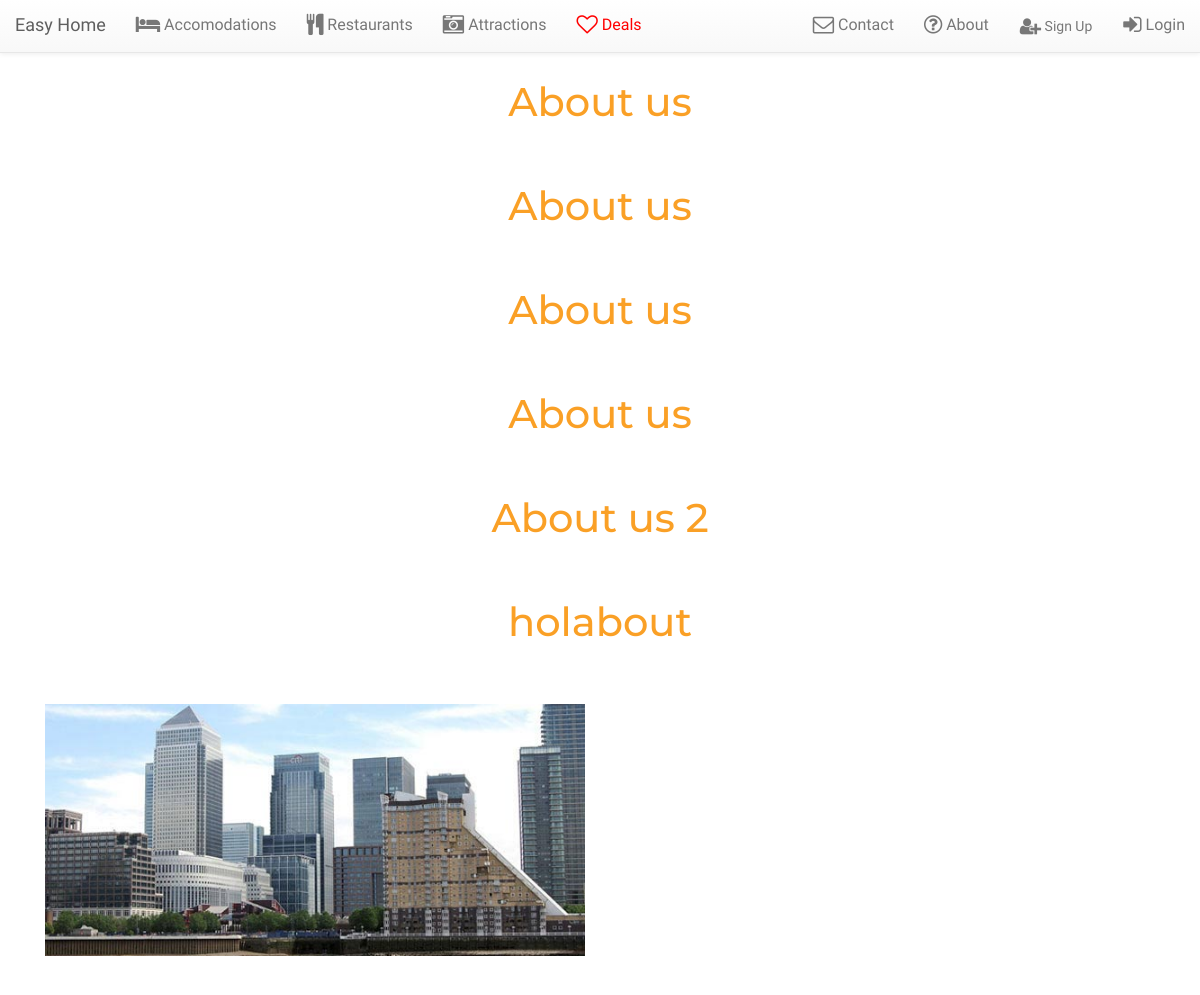
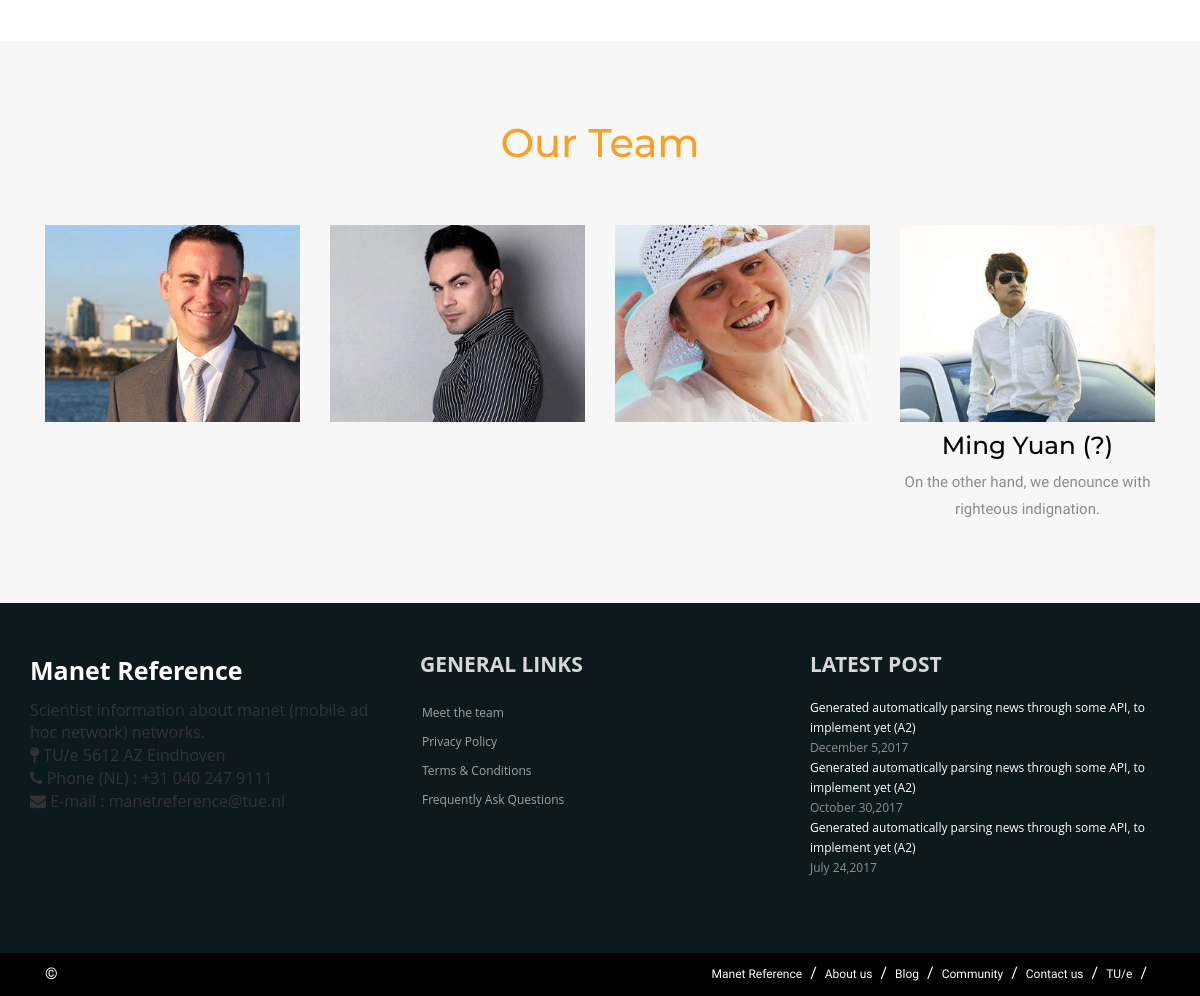
The app's page /about, older data (2 pictures, top to bottom).
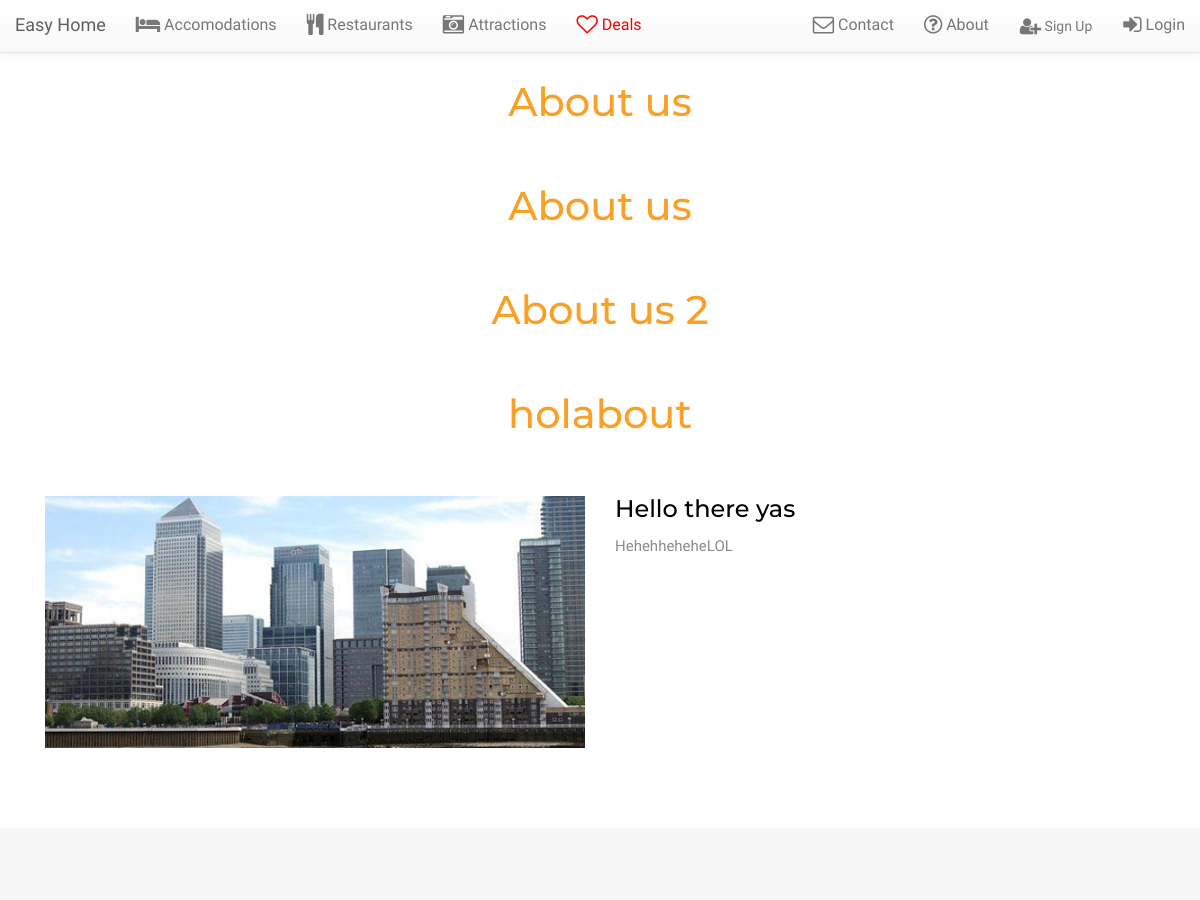
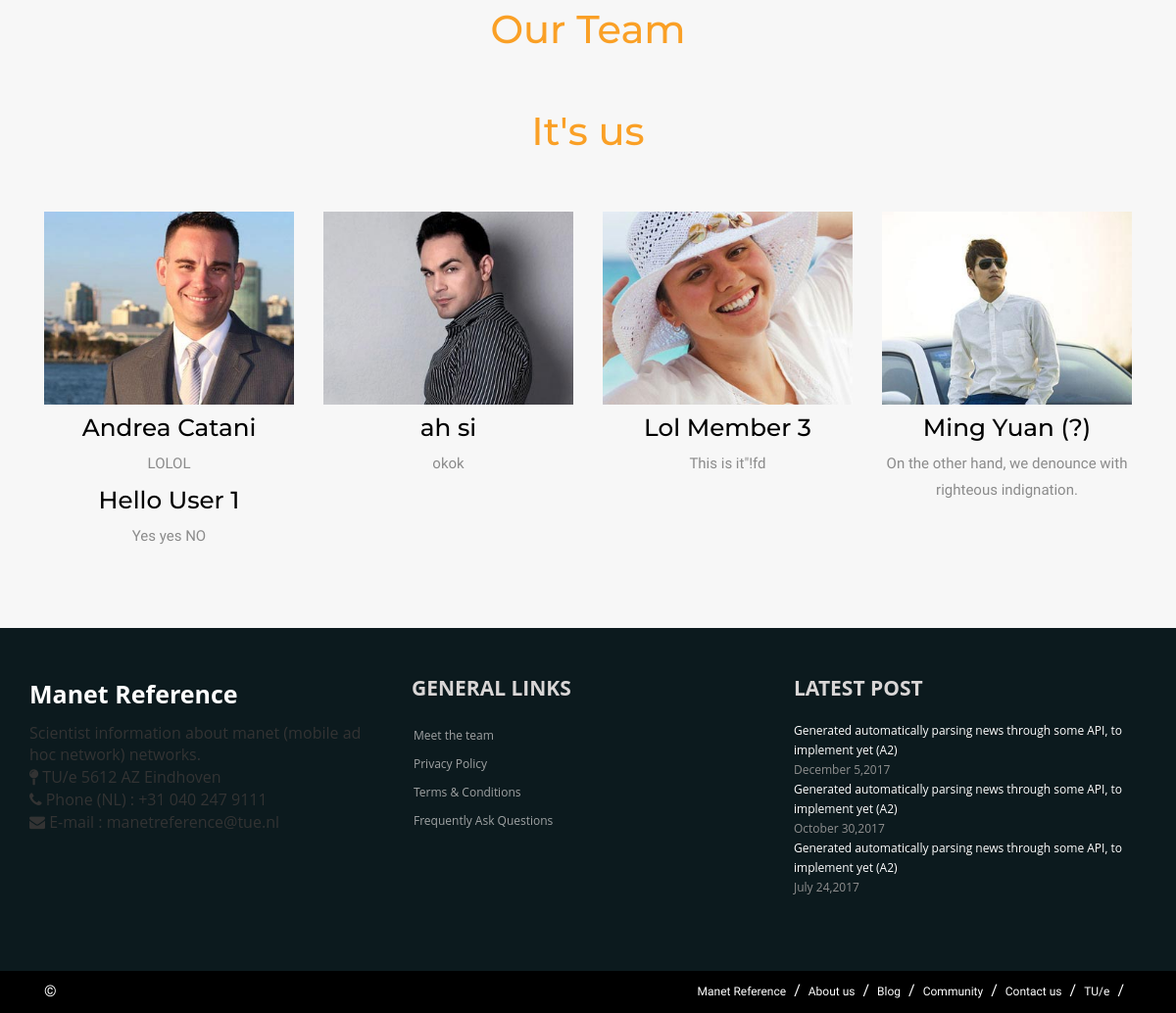
The same page, newer data (2 pictures, top to bottom).
### backend/models.py (models this page shows)
class About_PageTitle(models.Model):
	author = models.ForeignKey('auth.User')
	title = models.CharField(max_length=200)
	created_date = models.DateTimeField(
			default=timezone.now)
	published_date = models.DateTimeField(
			blank=True, null=True)

class About_PresentationText(models.Model):
	author = models.ForeignKey('auth.User')
	title = models.CharField(max_length=200)
	text = models.TextField()
	created_date = models.DateTimeField(
			default=timezone.now)
	published_date = models.DateTimeField(
			blank=True, null=True)

class About_TeamTitle(models.Model):
	author = models.ForeignKey('auth.User')
	title = models.CharField(max_length=200)
	created_date = models.DateTimeField(
			default=timezone.now)
	published_date = models.DateTimeField(
			blank=True, null=True)

class About_MemberOne(models.Model):
	author = models.ForeignKey('auth.User')
	title = models.CharField(max_length=200)
	text = models.TextField()
	created_date = models.DateTimeField(
			default=timezone.now)
	published_date = models.DateTimeField(
			blank=True, null=True)

class About_MemberTwo(models.Model):
	author = models.ForeignKey('auth.User')
	title = models.CharField(max_length=200)
	text = models.TextField()
	created_date = models.DateTimeField(
			default=timezone.now)
	published_date = models.DateTimeField(
			blank=True, null=True)

class About_MemberThree(models.Model):
	author = models.ForeignKey('auth.User')
	title = models.CharField(max_length=200)
	text = models.TextField()
	created_date = models.DateTimeField(
			default=timezone.now)
	published_date = models.DateTimeField(
			blank=True, null=True)

### frontend/views.py (the view)
# urls.py: url(r'^about$', views.frontend_about, name='frontend_about'),
def frontend_about(request):
	pageTitles = About_PageTitle.objects.filter(published_date__lte=timezone.now()).order_by('published_date')
	presentations = About_PresentationText.objects.filter(published_date__lte=timezone.now()).order_by('published_date')
	teams = About_TeamTitle.objects.filter(published_date__lte=timezone.now()).order_by('published_date')
	memberones = About_MemberOne.objects.filter(published_date__lte=timezone.now()).order_by('published_date')
	membertwos = About_MemberTwo.objects.filter(published_date__lte=timezone.now()).order_by('published_date')
	memberthrees = About_MemberThree.objects.filter(published_date__lte=timezone.now()).order_by('published_date')
	return render(request, 'frontend/about.html', {'pageTitles': pageTitles, 'presentations': presentations, 'teams':teams, 'memberones':memberones, 'membertwos':membertwos, 'memberthrees':memberthrees})

### frontend/templates/frontend/about.html
{% extends 'frontend/index.html' %}
{% load staticfiles %}
{% block content %}
<section id="main">
<div class="about">
	<div class="container">
		<div class="about-main">
			{% for pageTitle in pageTitles %}
				<h4>{{ pageTitle.title }}</h4>
			{% endfor %}
			<div class="col-md-6 about-left">
				<a href="#"><img src="{% static '../static/images/ab.jpg' %}" alt="" class="img-responsive"></a>
			</div>
			<div class="col-md-6 about-rigth">
				{% for presentation in presentations %}
				<h3><a href="single.html">{{ presentation.title }}</a></h3>
				<p>{{ presentation.text|linebreaksbr }}</p>
				{% endfor %}
			</div>
		  <div class="clearfix"> </div>
		</div>
	</div>
</div>
<div class="team">
	<div class="container">
		<div class="team-main">
			<h4>Our Team</h4>
			{% for team in teams %}
				<h4>{{ team.title }}</h4>
			{% endfor %}
			<div class="col-md-3 team-grid">
				<img src="{% static '../static/images/t1.jpg' %}" alt="" class="img-responsive">
				{% for memberone in memberones %}
				<h3><a class="popup-with-zoom-anim" href="#small-dialog">{{ memberone.title }}</a></h3>
				<p>{{ memberone.text|linebreaksbr }}</p>
				{% endfor %}
			</div>
			<div class="col-md-3 team-grid">
				<img src="{% static '../static/images/t2.jpg' %}" alt="" class="img-responsive">
				{% for membertwo in membertwos %}
				<h3><a class="popup-with-zoom-anim" href="#small-dialog">{{ membertwo.title }}</a></h3>
				<p>{{ membertwo.text|linebreaksbr }}</p>
				{% endfor %}
			</div>
			<div class="col-md-3 team-grid">
				<img src="{% static '../static/images/t3.jpg' %}" alt="" class="img-responsive">
				{% for memberthree in memberthrees %}
				<h3><a class="popup-with-zoom-anim" href="#small-dialog">{{ memberthree.title }}</a></h3>
				<p>{{ memberthree.text|linebreaksbr }}</p>
				{% endfor %}
			</div>
			<div class="col-md-3 team-grid">
				<img src="{% static '../static/images/t4.jpg' %}" alt="" class="img-responsive">
				<h3><a class="popup-with-zoom-anim" href="#small-dialog">Ming Yuan (?)</a></h3>
				<p>On the other hand, we denounce with righteous indignation.</p>
			</div>
		</div>
	</div>
</div>
{% endblock %}

### frontend/templates/frontend/index.html (shortened to what this page needs)
{% load staticfiles %}
<!DOCTYPE html>
<html>
<head>
	<link rel="stylesheet" href="https://maxcdn.bootstrapcdn.com/bootstrap/3.3.7/css/bootstrap.min.css">
	<link rel="stylesheet" href="https://maxcdn.bootstrapcdn.com/bootstrap/3.3.7/css/bootstrap-theme.min.css">
	<link href="//netdna.bootstrapcdn.com/bootstrap/3.3.7/css/bootstrap.min.css" rel="stylesheet">
	<link rel="stylesheet" href="https://cdnjs.cloudflare.com/ajax/libs/font-awesome/4.7.0/css/font-awesome.min.css">
	<link href="{% static '../static/css/styleFront.css' %}" rel="stylesheet" type="text/css" media="all"/>
	<link href="{% static '../static/css/hover.css' %}" rel="stylesheet" media="all">
</head>
<body>
<nav class="navbar-default navbar navbar-fixed-top">
		<div class="container-fluid">
			<div class="navbar-header">
			<a class="navbar-brand" href="{% url 'frontend:frontend_home' %}">Easy Home</a>
			</div>
			<div class="collapse navbar-collapse" id="myNavbar">
				<ul class="nav navbar-nav">
					<li><a id="" href=""><i class="fa fa-bed fa-lg"></i> Accomodations</a></li>
					<li><a id="" href=""><i class="fa fa-cutlery fa-lg "></i> Restaurants</a></li>
					<li><a id="" href=""><i class="fa fa-camera-retro fa-lg"></i> Attractions</a></li>
					<li><a style="color:red" id="" href=""><i style="color:red" class="fa fa-heart-o fa-lg"></i> Deals</a></li>
				</ul>
				{% if user.is_authenticated %}
					<ul class="nav navbar-nav navbar-right">
						<li><a id="contact-form" href="{% url 'frontend:frontend_contact' %}"><i class="fa fa-envelope-o fa-lg"></i> Contact</a></li>
						<li><a id="about" href="{% url 'frontend:frontend_about' %}"><i class="fa fa-question-circle-o fa-lg"></i> About</a></li>
						<li><a id="login" href="{% url 'backend:backend_home' %}"><i class="fa fa-cogs fa-lg"></i> Backend</a></li>
						<li><a id="login" href="{% url 'frontend:logout' %}?next={% url 'frontend:frontend_home' %}"><i class="fa fa-sign-out fa-lg"></i> Log out</a></li>
					</ul>
				{% else %}
					<ul class="nav navbar-nav navbar-right">
						<li><a id="contact-form" href=""><i class="fa fa-envelope-o fa-lg"></i> Contact</a></li>
						<li><a id="about" href=""><i class="fa fa-question-circle-o fa-lg"></i> About</a></li>
						<li><a id="signup" class="btn" href="{% url 'backend:signup' %}"><i class="fa fa-user-plus fa-lg"></i> Sign Up</a></li>
						<li><a id="login" href="{% url 'frontend:login' %}"><i class="fa fa-sign-in fa-lg"></i> Login</a></li>
					</ul>
				{% endif %}
			</div>
		</div>
	</nav>
<section id="main">
{% block content %}
{% endblock %}
<footer>
		<div class="container">
			<div class="row">
				<div class="col-sm-4 paddingtop-bottom info-footer">
					<div class="logofooter">Manet Reference</div>
					<p>Scientist information about manet (mobile ad hoc network) networks.</p>
					<p><i class="fa fa-map-pin"></i> TU/e 5612 AZ Eindhoven</p>
					<p><i class="fa fa-phone"></i> Phone (NL) : +31 040 247 9111</p>
					<p><i class="fa fa-envelope"></i> E-mail : manetreference@tue.nl</p>
				</div>
				<div class="col-sm-4 paddingtop-bottom">
					<h6 class="heading7">GENERAL LINKS</h6>
					<ul class="footer-ul">
						<li><a href="#">Meet the team</a></li>
						<li><a href="#">Privacy Policy</a></li>
						<li><a href="#">Terms & Conditions</a></li>
						<li><a href="#">Frequently Ask Questions</a></li>
					</ul>
				</div>
				<div class="col-sm-4 paddingtop-bottom">
					<h6 class="heading7">LATEST POST</h6>
					<div class="post">
						<p>Generated automatically parsing news through some API, to implement yet (A2) <span>December 5,2017</span></p>
						<p>Generated automatically parsing news through some API, to implement yet (A2) <span>October 30,2017</span></p>
						<p>Generated automatically parsing news through some API, to implement yet (A2) <span>July 24,2017</span></p>
					</div>
				</div>
			</div>
		</div>
	</footer>
	<div class="copyright">
		<div class="container">
			<div class="col-md-6">
				<p>© </p>
			</div>
			<div class="col-md-6">
				<ul class="bottom_ul">
					<li><a href="#">Manet Reference</a></li>
					<li><a href="#">About us</a></li>
					<li><a href="#">Blog</a></li>
					<li><a href="#">Community</a></li>
					<li><a id="fContact" href="#">Contact us</a></li>
					<li><a href="https://tue.nl" target="_blank">TU/e</a></li>
				</ul>
			</div>
		</div>
	</div>
</body>
</html>

### frontend/static/css/styleFront.css (style rules this page uses)
h4, h5, h6, h1, h2, h3 { margin-top: 0; }
ul, ol { margin: 0; }
p { margin: 0; }
html, body { font-family: 'Hind', sans-serif; font-size: 100%; background:#fff; }
a { text-decoration: none; }
.about-main { padding: 5em 0px; }
.about-main h4 { font-size: 2.5em; color:#FAA026; text-align: center; margin: 0px 0px 1.5em 0px; font-family: 'Montserrat', sans-serif; }
.about-rigth h3 { font-size: 1.5em; font-weight: 500; }
.about-rigth h3 a { color: #000; text-decoration:none; font-family: 'Montserrat', sans-serif; }
.about-rigth p { font-size: 15px; font-weight: 400; line-height: 1.9em; color:#8B8B8B; }
.team { padding:5em 0px; background: rgba(153, 153, 153, 0.08); }
.team-grid { text-align: center; }
.team-grid h3 { font-size: 1.4em; font-weight: 500; margin: 10px 0px 10px 0px; font-family: 'Montserrat', sans-serif; }
.team-grid h3 a { color: #000; }
.team-main h4 { font-size: 2.5em; color:#FAA026; text-align: center; margin: 0px 0px 1.5em 0px; font-family: 'Montserrat', sans-serif; }
.team-grid p { font-size: 15px; font-weight: 400; color: #8B8B8B; line-height: 1.8em; }
a.popup-with-zoom-anim { outline: none; border: none; text-decoration: none; border-radius:4px; color:#fff; font-size:1.1em; }
footer { background-color:#0c1a1e; min-height:350px; font-family: 'Open Sans', sans-serif; }
.logofooter { margin-bottom:10px; font-size:25px; color:#fff; font-weight:700; }
.paddingtop-bottom { margin-top:50px; }
.footer-ul { list-style-type:none; padding-left:0px; margin-left:2px; }
.footer-ul li { line-height:29px; font-size:12px; }
.footer-ul li a { color:#a0a3a4; transition: color 0.2s linear 0s, background 0.2s linear 0s; }
.copyright { min-height:40px; background-color:#000000; }
.copyright p { text-align:left; color:#FFF; padding:10px 0; margin-bottom:0px; }
.heading7 { font-size:21px; font-weight:700; color:#d9d6d6; margin-bottom:22px; }
.post p { font-size:12px; color:#FFF; line-height:20px; }
.post p span { display:block; color:#8f8f8f; }
.bottom_ul { list-style-type:none; float:right; margin-bottom:0px; }
.bottom_ul li { float:left; line-height:40px; }
.bottom_ul li:after { content:"/"; color:#FFF; margin-right:8px; margin-left:8px; }
.bottom_ul li a { color:#FFF; font-size:12px; }

Row changes from the older to the newer data that the page shows:
removed About_PageTitle: title "About us"
removed About_PageTitle: title "About us"
added About_PresentationText: title "Hello there yas", text "HehehheheheLOL"
added About_TeamTitle: title "It's us"
added About_MemberOne: title "Andrea Catani", text "LOLOL"
added About_MemberOne: title "Hello User 1", text "Yes yes NO"
added About_MemberTwo: title "ah si", text "okok"
added About_MemberThree: title "Lol Member 3", text "This is it\"!fd"
